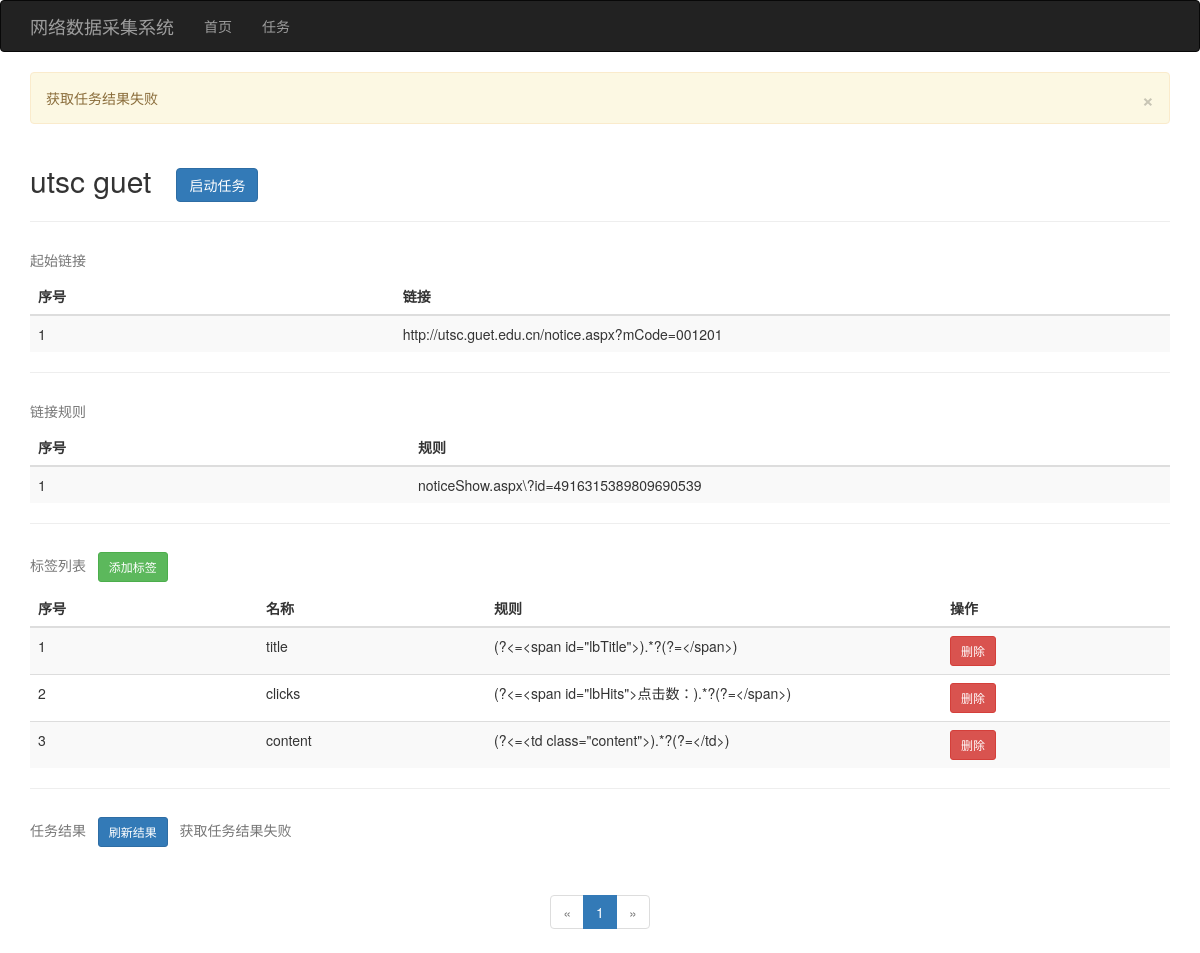
The app's page /task/id/1 with its own data.
### app/models.py (models this page shows)
class Task(db.Model):
    __tablename__ = 'tasks'
    id = db.Column(db.Integer, primary_key=True)
    name = db.Column(db.String)
    status = db.Column(db.Integer, default=0, nullable=True)
    headers = db.Column(db.String, nullable=True)
    proxy = db.Column(db.String, nullable=True)
    thread_num = db.Column(db.Integer, default=1)
    delay_ms = db.Column(db.Integer, default=-1)
    urls = db.relationship('Url', backref='task', lazy='dynamic', cascade="all, delete-orphan")
    tags = db.relationship('Tag', backref='task', lazy='dynamic', cascade="all, delete-orphan")
    results = db.relationship('Result', backref='task', lazy='dynamic', cascade="all, delete-orphan")

class Url(db.Model):
    __tablename__ = 'urls'
    id = db.Column(db.Integer, primary_key=True)
    type = db.Column(db.Integer, default=0)
    level = db.Column(db.Integer, default=0)
    rule1 = db.Column(db.String)
    rule2 = db.Column(db.String, nullable=True)
    exclude = db.Column(db.String, nullable=True)
    include = db.Column(db.String, nullable=True)
    task_id = db.Column(db.Integer, db.ForeignKey('tasks.id'))

class Tag(db.Model):
    __tablename__ = 'tags'
    id = db.Column(db.Integer, primary_key=True)
    name = db.Column(db.String)
    rule1 = db.Column(db.String)
    rule2 = db.Column(db.String, nullable=True)
    exclude = db.Column(db.String, nullable=True)
    include = db.Column(db.String, nullable=True)
    type = db.Column(db.Integer, default=0)
    items = db.relationship('Item', backref='tag', lazy='dynamic', cascade="all, delete-orphan")
    task_id = db.Column(db.Integer, db.ForeignKey('tasks.id'))

### app/task/views.py (the view)
@task.route('/id/<task_id>')
def detail(task_id):
    page, size = get_page_info_from_arg()
    try:
        task = db.session.query(Task).filter(Task.id == task_id).one()
    except:
        abort(404)
    tags = Tag.query.filter(Tag.task == task).all()
    start_urls = Url.query.filter(Url.task == task, Url.type == 0).all()
    link_rules = Url.query.filter(Url.task == task, Url.type != 0).all()
    return render_template('task/detail.html', task=task, tags=tags,
                           start_urls=start_urls, link_rules=link_rules, new_tag_form=NewTagForm(),
                           page=page, size=size)

### app/task/views.py (called while the page is built)
def get_page_info_from_arg():
    page = request.args.get('page', 1)
    size = request.args.get('size', 20)
    try:
        page = int(page)
        size = int(size)
        if page < 1 or size < 0:
            abort(400)
    except:
        abort(400)
    return page, size

### app/templates/task/detail.html (shortened to what this page needs)
{% extends "base.html" %}
{% import "bootstrap/wtf.html" as wtf %}
{% from "_formhelpers.html" import render_field, with_errors %}
{% block styles %}
    {{ super() }}
{% endblock %}
{% block page_content %}
    <div class="page-header">
        <h2>{{ task.name }} &nbsp;
            <a class="btn btn-primary" role="button" href="{{ url_for('task.start', task_id=task.id) }}">启动任务</a></h2>
    </div>
    <table class="table table-striped">
        <caption>起始链接</caption>
        <thead>
        <tr>
            <th class="col-sm-1">序号</th>
            <th class="col-sm-2">链接</th>
        </tr>
        </thead>
        <tbody>
        {% for i in range(start_urls|count) %}
            <tr>
                <td>{{ i + 1 }}</td>
                <td>{{ start_urls[i].rule1 }}</td>
            </tr>
        {% endfor %}
        </tbody>
    </table>
    <hr>
    <table class="table table-striped">
        <caption>链接规则</caption>
        <thead>
        <tr>
            <th class="col-sm-1">序号</th>
            <th class="col-sm-2">规则</th>
        </tr>
        </thead>
        <tbody>
        {% for i in range(link_rules|count) %}
            <tr>
                <td>{{ i + 1 }}</td>
                <td>{{ link_rules[i].rule1 }}</td>
            </tr>
        {% endfor %}
        </tbody>
    </table>
    <hr>
    <table class="table table-striped">
        <caption>标签列表 &nbsp;
            <button class="btn btn-success btn-sm" data-toggle="modal"
                    data-target="#add_tag_modal">添加标签
            </button>
        </caption>
        <thead>
        <tr>
            <th class="col-sm-1">序号</th>
            <th class="col-sm-1">名称</th>
            <th class="col-sm-2">规则</th>
            <th class="col-sm-1">操作</th>
        </tr>
        </thead>
        <tbody id="tags_list">
        {% for i in range(tags|count) %}
            <tr>
                <td>{{ i + 1 }}</td>
                <td> {{ tags[i].name }} </td>
                <td> {{ tags[i].rule1 }} </td>
                <td><a class="btn btn-danger btn-sm" role="button"
                       href="{{ url_for('task.remove_tag', task_id=task.id, tag_id=tags[i].id) }}">删除</a></td>
            </tr>
        {% endfor %}
        </tbody>
    </table>
    <hr>
    <table id="result_table" class="table table-striped">
        <caption>任务结果 &nbsp;
            <button id="btn_refresh_result" class="btn btn-primary btn-sm">刷新结果</button>
            <span>loading...</span>
        </caption>
    </table>
    <div class="text-center">
        <nav>
            <ul class="pagination">
                <li id="previous" class="disabled">
                    <a href="javascript:void(0);" aria-label="Previous">
                        <span aria-hidden="true">&laquo;</span>
                    </a>
                </li>
                <li class="active">
                    <a href="#">1<span class="sr-only">(current)</span></a>
                </li>
                <li id="next" class="disabled">
                    <a href="javascript:void(0);" aria-label="Next">
                        <span aria-hidden="true">&raquo;</span>
                    </a>
                </li>
            </ul>
        </nav>
    </div>
{% endblock %}

### records on screen
Task: name "utsc guet"
Url: rule1 "http://utsc.guet.edu.cn/notice.aspx?mCode=001201"
Url: rule1 "noticeShow.aspx\\?id=4916315389809690539"
Tag: name "title", rule1 "(?<=<span id=\"lbTitle\">).*?(?=</span>)"
Tag: name "clicks", rule1 "(?<=<span id=\"lbHits\">点击数：).*?(?=</span>)"
Tag: name "content", rule1 "(?<=<td class=\"content\">).*?(?=</td>)"

### other values on screen
{{ i + 1 }} "1"
{{ i + 1 }} "1" "2" "3"
